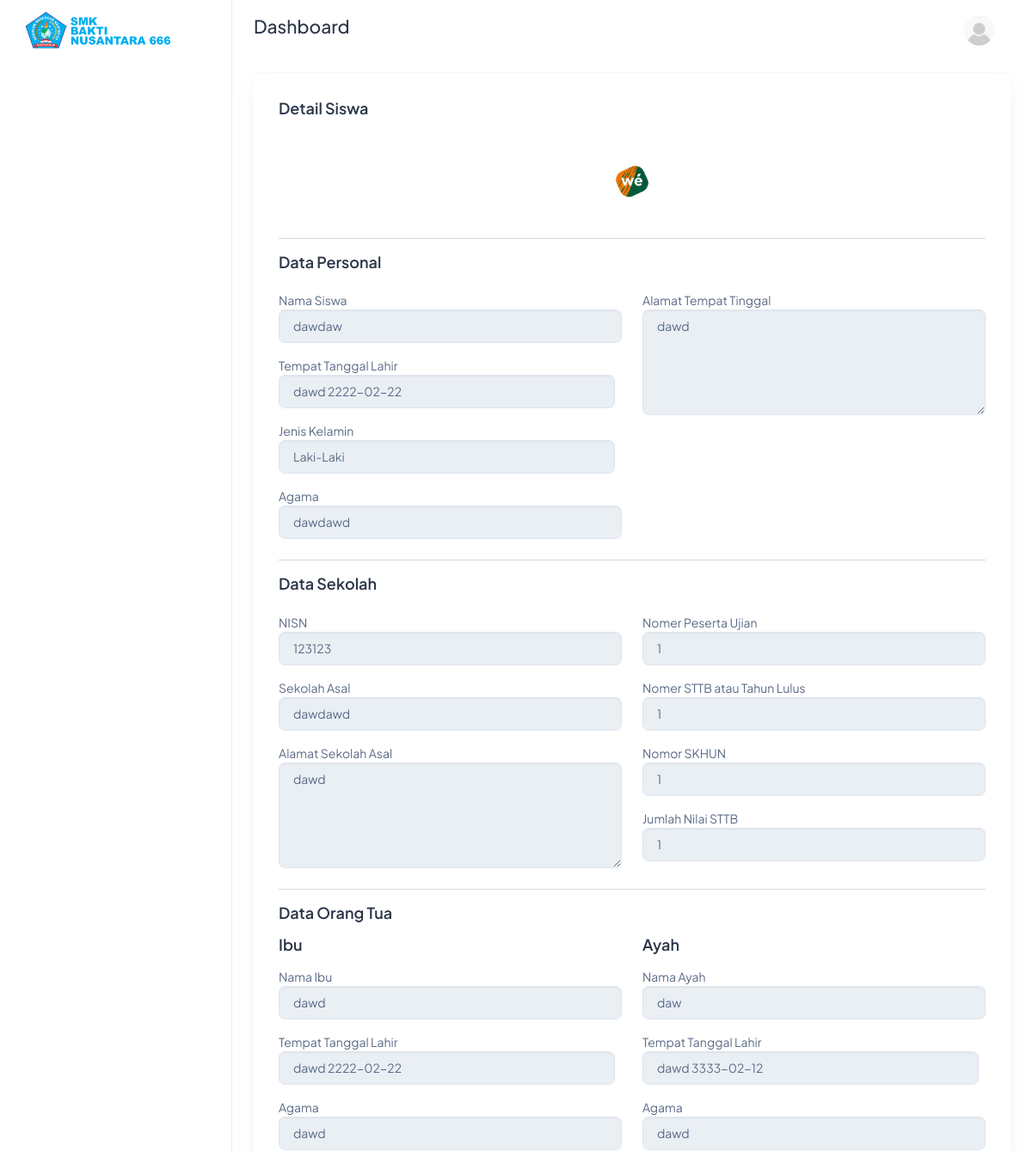
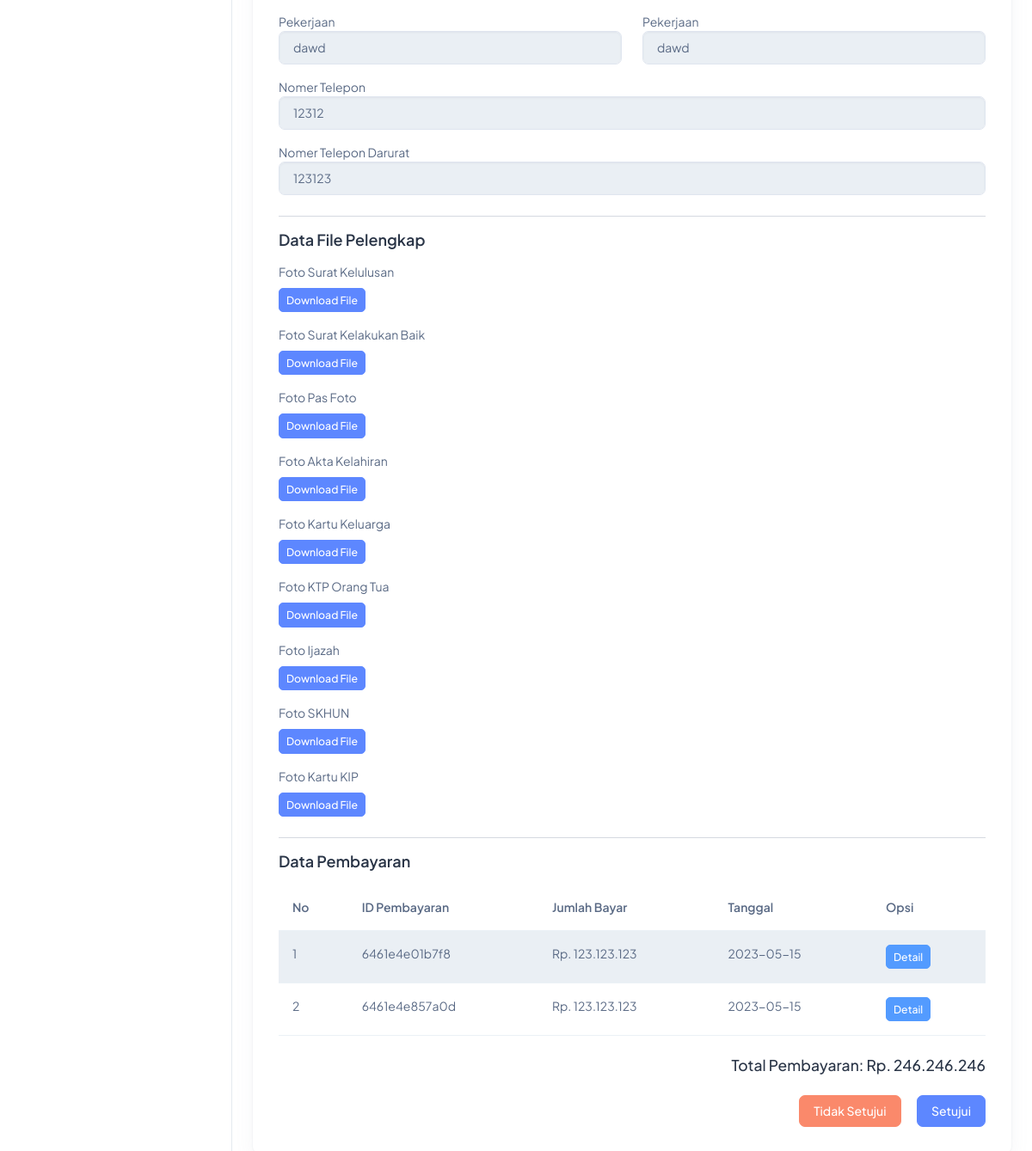
The page /dashboard/detail_siswa.php?id_siswa=645fa5e6e8538 on the database its author committed (2 pictures, top to bottom).
### tables this page shows
CREATE TABLE IF NOT EXISTS `file_siswa` (
  `id` int NOT NULL AUTO_INCREMENT,
  `id_siswa` varchar(50) NOT NULL,
  `foto_surat_kelulusan` varchar(100) NOT NULL,
  `foto_kelakuan` varchar(100) NOT NULL,
  `foto_pas` varchar(100) NOT NULL,
  `foto_akta` varchar(100) NOT NULL,
  `foto_kk` varchar(100) NOT NULL,
  `foto_ktp` varchar(100) NOT NULL,
  `foto_ijazah` varchar(100) NOT NULL,
  `foto_skhun` varchar(100) NOT NULL,
  `foto_kip` varchar(100) NOT NULL,
  PRIMARY KEY (`id`)
);

CREATE TABLE IF NOT EXISTS `biodata_siswa` (
  `id` int NOT NULL AUTO_INCREMENT,
  `id_siswa` varchar(50) NOT NULL,
  `id_daftar` varchar(50) NOT NULL,
  `tanggal_daftar` date NOT NULL,
  `tahun_ajaran` varchar(50) NOT NULL,
  `nama` varchar(50) NOT NULL,
  `jk` varchar(50) NOT NULL,
  `ttl` varchar(50) NOT NULL,
  `agama` varchar(50) NOT NULL,
  `alamat_sekarang` text NOT NULL,
  `alamat_sekolah_asal` text NOT NULL,
  `nisn` int NOT NULL,
  `nomor_peserta_ujian` int NOT NULL,
  `nomor_sttb` int NOT NULL,
  `nomor_skhun` int NOT NULL,
  `nilai_sttb` int NOT NULL,
  `nama_ayah` varchar(50) NOT NULL,
  `ttl_ayah` varchar(50) NOT NULL,
  `agama_ayah` varchar(50) NOT NULL,
  `pekerjaan_ayah` varchar(50) NOT NULL,
  `nama_ibu` varchar(50) NOT NULL,
  `ttl_ibu` varchar(50) NOT NULL,
  `agama_ibu` varchar(50) NOT NULL,
  `pekerjaan_ibu` varchar(50) NOT NULL,
  `no_telp` int NOT NULL,
  `no_darurat` int NOT NULL,
  PRIMARY KEY (`id`)
);

CREATE TABLE IF NOT EXISTS `user_siswa` (
  `id` int NOT NULL AUTO_INCREMENT,
  `id_siswa` varchar(50) NOT NULL,
  `nama` varchar(50) NOT NULL,
  `username` varchar(50) NOT NULL,
  `password` varchar(100) NOT NULL,
  `ttl` date NOT NULL,
  `asal_sekolah` varchar(100) NOT NULL,
  PRIMARY KEY (`id`)
);

CREATE TABLE IF NOT EXISTS `pembayaran` (
  `id` int NOT NULL AUTO_INCREMENT,
  `id_pembayaran` varchar(50) NOT NULL,
  `id_siswa` varchar(50) NOT NULL,
  `jumlah_bayar` int NOT NULL,
  `bukti_bayar` varchar(200) NOT NULL,
  `created_at` varchar(50) NOT NULL,
  PRIMARY KEY (`id`)
);

### dashboard/detail_siswa.php (the view, shortened to what the rows shown need)
<?php
require '../system/controller.php';
?>
<!doctype html>
<html lang="en">
<head>
    <link rel="stylesheet" href="assets/css/styles.min.css" />
</head>
<body>
    <div class="page-wrapper" id="main-wrapper" data-layout="vertical" data-navbarbg="skin6" data-sidebartype="full" data-sidebar-position="fixed" data-header-position="fixed">
        <div class="body-wrapper">
            <div class="container-fluid">
                <div class="card">
                    <div class="card-body">
                        <?php
                        $get = get_siswa_detail($_GET['id_siswa']);
                        ?>
                        <form method="POST" enctype="multipart/form-data">
                            <div>
                                <div class="text-center">
                                    <img src="./media/<?= $get['foto_pas'] ?>" width="100" style="border-radius: 100%;" alt="">
                                </div>
                            </div>
                            <div class="mb-4">
                                <div class="row">
                                    <div class="col-sm">
                                        <div class="form-group mt-3">
                                            <label for="">Nama Siswa</label>
                                            <input disabled type="text" value="<?= $get['nama'] ?>" class="form-control" name="nama_siswa">
                                        </div>
                                        <div class="form-group mt-3">
                                            <div class="me-2">
                                                <input disabled type="text" value="<?= $get['ttl'] ?>" class="form-control" name="tempat">
                                            </div>
                                        </div>
                                        <div class="form-group mt-3">
                                            <div class="me-2">
                                                <input disabled type="text" value="<?= $get['jk'] ?>" class="form-control" name="tempat">
                                            </div>
                                        </div>
                                        <div class="form-group mt-3">
                                            <label for="">Agama</label>
                                            <input disabled type="text" value="<?= $get['agama'] ?>" class="form-control" name="agama">
                                        </div>
                                    </div>
                                    <div class="col-sm">
                                        <div class="form-group mt-3">
                                            <label for="">Alamat Tempat Tinggal</label>
                                            <textarea disabled cols="10" rows="5" class="form-control" name="alamat_sekarang"><?= $get['alamat_sekarang'] ?></textarea>
                                        </div>
                                    </div>
                                </div>
                            </div>
                            <div class="mb-4">
                                <div class="row">
                                    <div class="col-sm">
                                        <div class="form-group mt-3">
                                            <label for="">NISN</label>
                                            <input disabled type="number" class="form-control" value="<?= $get['nisn'] ?>" name="nisn">
                                        </div>
                                        <div class="form-group mt-3">
                                            <label for="">Sekolah Asal</label>
                                            <input disabled type="text" value="<?= $get['asal_sekolah'] ?>" class="form-control" name="sekolah_asal">
                                        </div>
                                        <div class="form-group mt-3">
                                            <label for="">Alamat Sekolah Asal</label>
                                            <textarea disabled cols="10" rows="5" class="form-control" name="alamat_sekolah_asal"><?= $get['alamat_sekolah_asal'] ?></textarea>
                                        </div>
                                    </div>
                                    <div class="col-sm">
                                        <div class="form-group mt-3">
                                            <label for="">Nomer Peserta Ujian</label>
                                            <input disabled type="number" class="form-control" value="<?= $get['nomor_peserta_ujian'] ?>" name="nomer_peserta_ujian">
                                        </div>
                                        <div class="form-group mt-3">
                                            <label for="">Nomer STTB atau Tahun Lulus</label>
                                            <input disabled type="number" value="<?= $get['nomor_sttb'] ?>" class="form-control" name="nomer_sttb">
                                        </div>
                                        <div class="form-group mt-3">
                                            <label for="">Nomor SKHUN</label>
                                            <input disabled type="number" value="<?= $get['nomor_skhun'] ?>" class="form-control" name="nomor_skhun">
                                        </div>
                                        <div class="form-group mt-3">
                                            <label for="">Jumlah Nilai STTB</label>
                                            <input disabled type="number" class="form-control" value="<?= $get['nilai_sttb'] ?>" name="jumlah_sttb">
                                        </div>
                                    </div>
                                </div>
                            </div>
                            <div class="mb-4">
                                <div class="row">
                                    <div class="col-sm">
                                        <div class="form-group mt-3">
                                            <label for="">Nama Ibu</label>
                                            <input disabled type="text" value="<?= $get['nama_ibu'] ?>" class="form-control" name="nama_ibu">
                                        </div>
                                        <div class="form-group mt-3">
                                            <div class="me-2">
                                                <input disabled type="text" value="<?= $get['ttl_ibu'] ?>" class="form-control" name="nama_ibu">
                                            </div>
                                        </div>
                                        <div class="form-group mt-3">
                                            <label for="">Agama</label>
                                            <input disabled type="text" class="form-control" value="<?= $get['agama_ibu'] ?>" name="agama_ibu">
                                        </div>
                                        <div class="form-group mt-3">
                                            <label for="">Pekerjaan</label>
                                            <input disabled type="text" class="form-control" value="<?= $get['pekerjaan_ibu'] ?>" name="pekerjaan_ibu">
                                        </div>
                                    </div>
                                    <div class="col-sm">
                                        <div class="form-group mt-3">
                                            <label for="">Nama Ayah</label>
                                            <input disabled type="text" class="form-control" value="<?= $get['nama_ayah'] ?>" name="nama_ayah">
                                        </div>
                                        <div class="form-group mt-3">
                                            <div class="me-2">
                                                <input disabled type="text" value="<?= $get['ttl_ayah'] ?>" class="form-control" name="nama_ibu">
                                            </div>
                                        </div>
                                        <div class="form-group mt-3">
                                            <label for="">Agama</label>
                                            <input disabled type="text" value="<?= $get['agama_ayah'] ?>" class="form-control" name="agama_ayah">
                                        </div>
                                        <div class="form-group mt-3">
                                            <label for="">Pekerjaan</label>
                                            <input disabled type="text" value="<?= $get['pekerjaan_ayah'] ?>" class="form-control" name="pekerjaan_ayah">
                                        </div>
                                    </div>
                                </div>
                                <div class="form-group mt-3">
                                    <label for="">Nomer Telepon</label>
                                    <input disabled type="number" class="form-control" value="<?= $get['no_telp'] ?>" name="no_telp">
                                </div>
                                <div class="form-group mt-3">
                                    <label for="">Nomer Telepon Darurat</label>
                                    <input disabled type="number" class="form-control" value="<?= $get['no_darurat'] ?>" name="no_telp_darurat">
                                </div>
                            </div>
                            <div class="mb-4">
                                <table id="example" class="table table-striped" style="width:100%">
                                    <thead>
                                        <tr>
                                            <th>No</th>
                                            <th>ID Pembayaran</th>
                                            <th>Jumlah Bayar</th>
                                            <th>Tanggal</th>
                                            <th>Opsi</th>
                                        </tr>
                                    </thead>
                                    <tbody>
                                        <?php
                                        $get_pemb = get_pembayaran($_GET['id_siswa']);
                                        $no = 1;
                                        foreach ($get_pemb as $gb) {
                                        ?>
                                            <tr>
                                                <td><?= $no++; ?></td>
                                                <td><?= $gb['id_pembayaran'] ?></td>
                                                <td>Rp. <?= rupiah($gb['jumlah_bayar']) ?></td>
                                                <td><?= $gb['created_at'] ?></td>
                                                <td><a class="btn btn-info btn-sm" href="detail_pembayaran.php?id_pembayaran=<?php echo $gb['id_pembayaran'] ?>">Detail</a></td>
                                            </tr>
                                        <?php } ?>
                                    </tbody>
                                </table>
                            </div>
                        </form>
                    </div>
                </div>
            </div>
        </div>
    </div>
</body>
</html>

### rows shown on the page
file_siswa: foto_pas (picture)
biodata_siswa: nama_siswa "dawdaw", tempat "dawd 2222-02-22", tempat "Laki-Laki", agama "dawdawd", alamat_sekarang "dawd", nisn "123123", alamat_sekolah_asal "dawd", nomer_peserta_ujian "1", nomer_sttb "1", nomor_skhun "1", jumlah_sttb "1", nama_ibu "dawd", nama_ibu "dawd 2222-02-22", agama_ibu "dawd", pekerjaan_ibu "dawd", nama_ayah "daw", nama_ibu "dawd 3333-02-12", agama_ayah "dawd", pekerjaan_ayah "dawd", no_telp "12312", no_telp_darurat "123123"
user_siswa: sekolah_asal "dawdawd"
pembayaran: id_pembayaran "6461e4e01b7f8", jumlah_bayar "123.123.123", created_at "2023-05-15"
pembayaran: id_pembayaran "6461e4e857a0d", jumlah_bayar "123.123.123", created_at "2023-05-15"

### other values the page prints
rupiah($total_pemb) "246.246.246"
